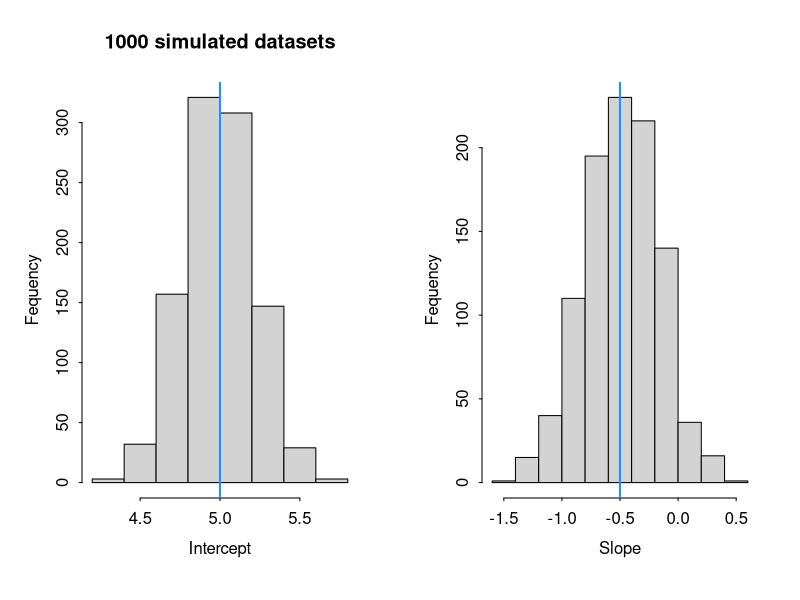
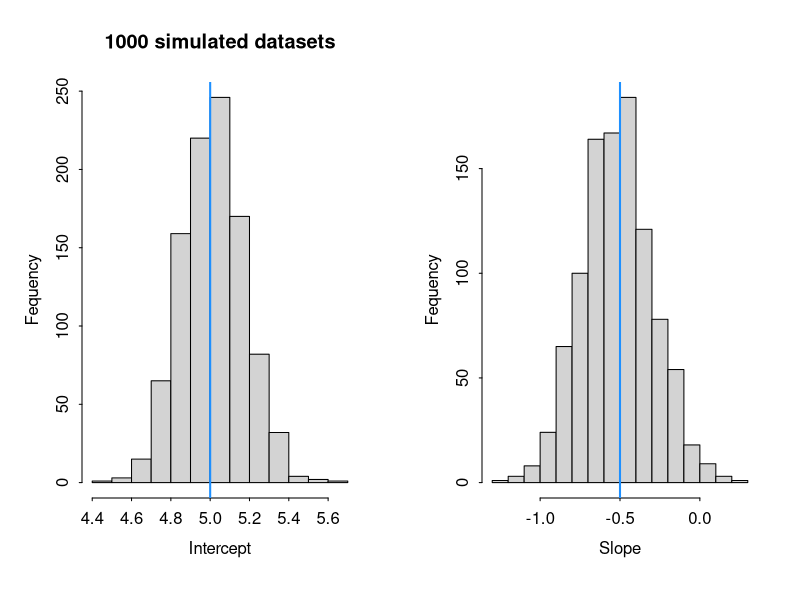

Reproduce these figures in R, in order.
## ---- chunk 1
set.seed(7799)

basetoesize <- 5
stormeffect <- -0.5
sigmay <- 0.5
reps <- 5
x <- c(rep(0, reps), rep(1, reps))

y <- basetoesize + stormeffect*x + rnorm(length(x), 0, sigmay)
## ---- chunk 2
summary(lm(y~x))
## ---- chunk 3
df <- data.frame(intercept=numeric(), slope=numeric())
for(i in c(1:1000)){
	y <- basetoesize + stormeffect*x + rnorm(length(x), 0, sigmay)
	df[i,] <- coef(lm(y~x))
}

par(mfrow=c(1,2), mgp=c(2, 0.5, 0), tck=-0.01)
hist(df$intercept, bty="l", ylab="Fequency", xlab="Intercept", 
	main="1000 simulated datasets")
abline(v=basetoesize, col="dodgerblue", lwd=2)
hist(df$slope, bty="l", ylab="Fequency", xlab="Slope", main="")
abline(v=stormeffect, col="dodgerblue", lwd=2)
## ---- chunk 4
nrow(subset(df, slope> 0))
## ---- chunk 5
reps <- 10 
x <- c(rep(0, reps), rep(1, reps))
df <- data.frame(intercept=numeric(), slope=numeric())
for(i in c(1:1000)){
	y <- basetoesize + stormeffect*x + rnorm(length(x), 0, sigmay)
	df[i,] <- coef(lm(y~x))
}

par(mfrow=c(1,2), mgp=c(2, 0.5, 0), tck=-0.01)
hist(df$intercept, bty="l", ylab="Fequency", xlab="Intercept", 
	main="1000 simulated datasets")
abline(v=basetoesize, col="dodgerblue", lwd=2)
hist(df$slope, bty="l", ylab="Fequency", xlab="Slope", main="")
abline(v=stormeffect, col="dodgerblue", lwd=2)
nrow(subset(df, slope> 0))
